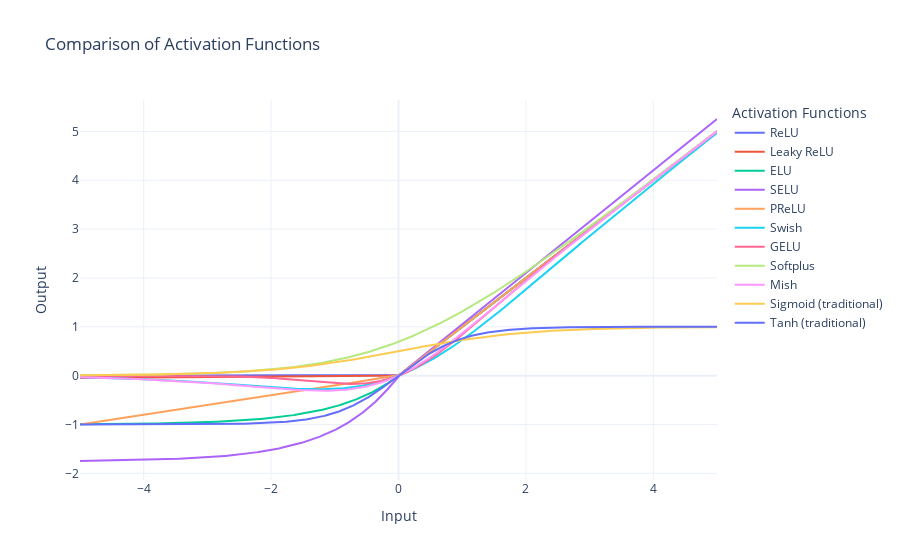

The notebook cell this image was saved under:
### Markdown cell above
Comparison of Activation Functions

### Code cell
import numpy as np
import plotly.graph_objects as go

# Define activation functions
x = np.linspace(-5, 5, 1000)

activation_functions = {
    'ReLU': np.maximum(0, x),
    'Leaky ReLU': np.where(x > 0, x, 0.01 * x),
    'ELU': np.where(x > 0, x, 1.0 * (np.exp(x) - 1)),
    'SELU': np.where(x > 0, 1.0507 * x, 1.0507 * 1.67326 * (np.exp(x) - 1)),
    'PReLU': np.where(x > 0, x, 0.2 * x),
    'Swish': x / (1 + np.exp(-x)),
    'GELU': 0.5 * x * (1 + np.tanh(np.sqrt(2 / np.pi) * (x + 0.044715 * x**3))),
    'Softplus': np.log(1 + np.exp(x)),
    'Mish': x * np.tanh(np.log(1 + np.exp(x))),
    'Sigmoid (traditional)': 1 / (1 + np.exp(-x)),
    'Tanh (traditional)': np.tanh(x)
}

# Create the plot
fig = go.Figure()

for name, y in activation_functions.items():
    fig.add_trace(go.Scatter(x=x, y=y, mode='lines', name=name))

# Customize layout
fig.update_layout(
    title='Comparison of Activation Functions',
    xaxis_title='Input',
    yaxis_title='Output',
    legend_title='Activation Functions',
    template='plotly_white'
)

fig.show()

### Figure 1 — Plotly figure (JSON) as saved in the notebook; plotly's stock layout.template omitted (floating-point values rounded to 4 significant figures; data arrays with more than 128 entries replaced by an {"elided": "..."} marker saying what was removed)
{"data": [{"mode": "lines", "name": "ReLU", "type": "scatter", "x": {"elided": "1000 float values"}, "y": {"elided": "1000 float values"}}, {"mode": "lines", "name": "Leaky ReLU", "type": "scatter", "x": {"elided": "1000 float values"}, "y": {"elided": "1000 float values"}}, {"mode": "lines", "name": "ELU", "type": "scatter", "x": {"elided": "1000 float values"}, "y": {"elided": "1000 float values"}}, {"mode": "lines", "name": "SELU", "type": "scatter", "x": {"elided": "1000 float values"}, "y": {"elided": "1000 float values"}}, {"mode": "lines", "name": "PReLU", "type": "scatter", "x": {"elided": "1000 float values"}, "y": {"elided": "1000 float values"}}, {"mode": "lines", "name": "Swish", "type": "scatter", "x": {"elided": "1000 float values"}, "y": {"elided": "1000 float values"}}, {"mode": "lines", "name": "GELU", "type": "scatter", "x": {"elided": "1000 float values"}, "y": {"elided": "1000 float values"}}, {"mode": "lines", "name": "Softplus", "type": "scatter", "x": {"elided": "1000 float values"}, "y": {"elided": "1000 float values"}}, {"mode": "lines", "name": "Mish", "type": "scatter", "x": {"elided": "1000 float values"}, "y": {"elided": "1000 float values"}}, {"mode": "lines", "name": "Sigmoid (traditional)", "type": "scatter", "x": {"elided": "1000 float values"}, "y": {"elided": "1000 float values"}}, {"mode": "lines", "name": "Tanh (traditional)", "type": "scatter", "x": {"elided": "1000 float values"}, "y": {"elided": "1000 float values"}}], "layout": {"legend": {"title": {"text": "Activation Functions"}}, "title": {"text": "Comparison of Activation Functions"}, "xaxis": {"title": {"text": "Input"}}, "yaxis": {"title": {"text": "Output"}}}}
